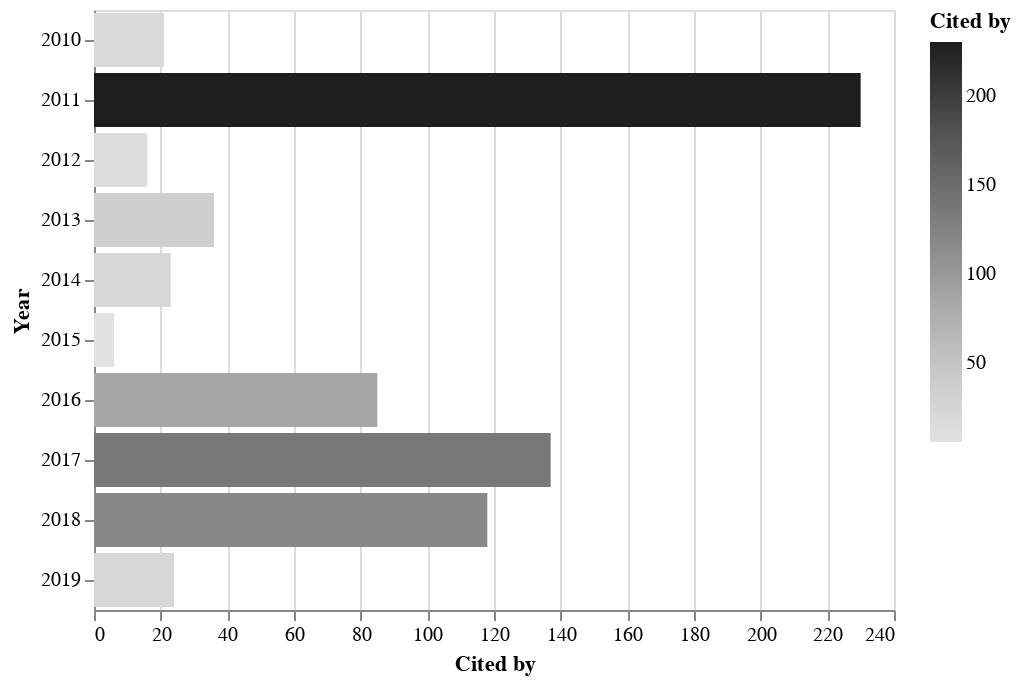

Here is the notebook cell this chart was saved with:
### Code cell
rdf.citations_by_year().barhplot('altair')

### Figure 1 — Vega-Lite specification as saved in the notebook (floating-point values rounded to 4 significant figures)
{"$schema": "https://vega.github.io/schema/vega-lite/v3.4.0.json", "config": {"mark": {"tooltip": null}, "view": {"height": 300, "width": 400}}, "data": {"name": "data-2f982633044191629b44f0798f1483ba"}, "datasets": {"data-2f982633044191629b44f0798f1483ba": [{"Cited by": 21, "Year": 2010}, {"Cited by": 230, "Year": 2011}, {"Cited by": 16, "Year": 2012}, {"Cited by": 36, "Year": 2013}, {"Cited by": 23, "Year": 2014}, {"Cited by": 6, "Year": 2015}, {"Cited by": 85, "Year": 2016}, {"Cited by": 137, "Year": 2017}, {"Cited by": 118, "Year": 2018}, {"Cited by": 24, "Year": 2019}]}, "encoding": {"color": {"field": "Cited by", "scale": {"scheme": "greys"}, "type": "quantitative"}, "x": {"field": "Cited by", "type": "quantitative"}, "y": {"field": "Year", "sort": {"field": "Cited by:Q"}, "type": "nominal"}}, "mark": "bar"}
